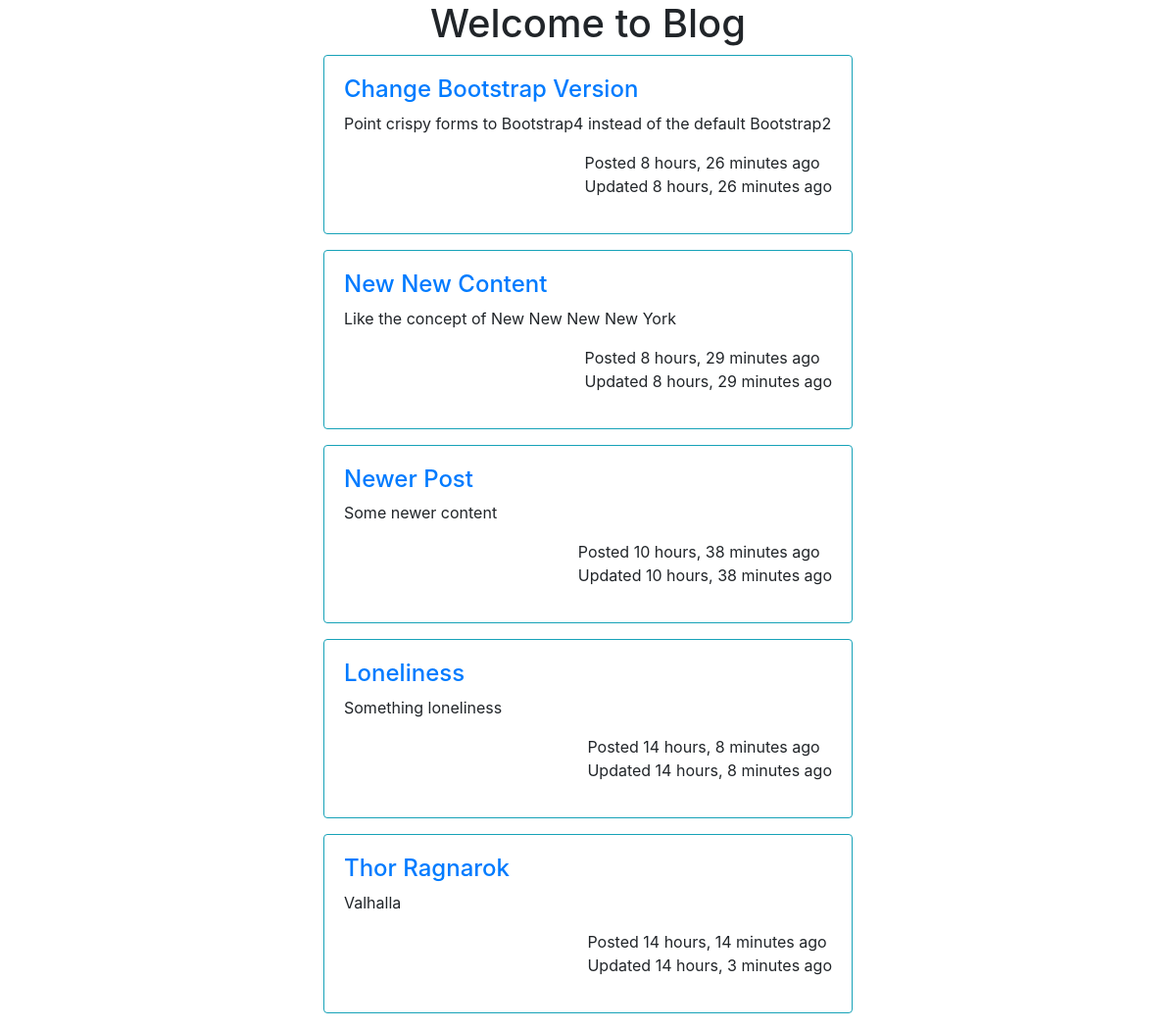
Before: / with the older database file.
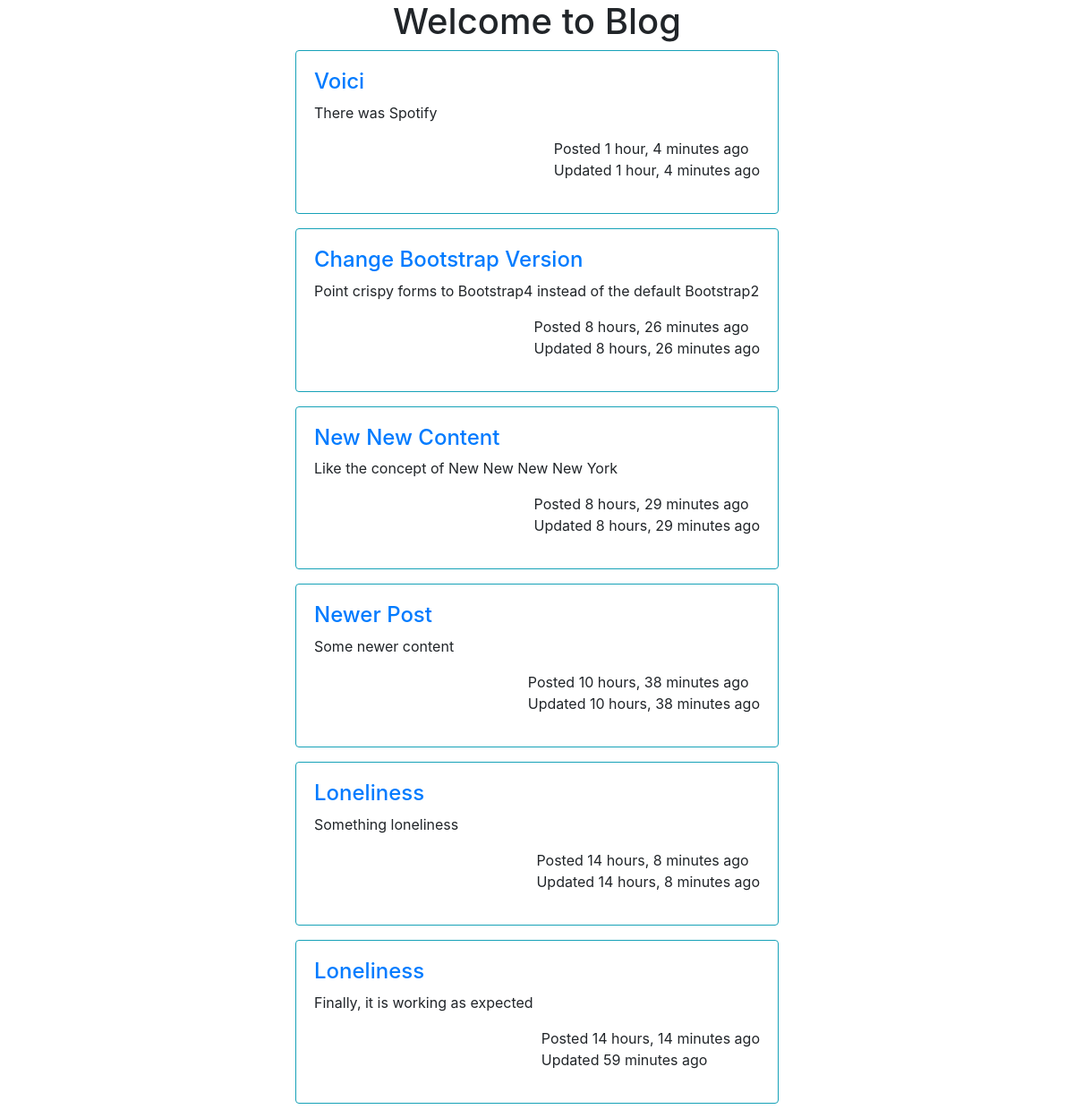
After: the same page with the newer database file.
### blog/models.py (models this page shows, shortened)
class Post(models.Model):
    title = models.CharField(max_length=100)
    content = models.TextField()
    time_stamp = models.DateTimeField(auto_now_add=True)
    updated = models.DateTimeField(auto_now=True)
    def get_absolute_url(self):
        return reverse("blog:details", kwargs={"pk": self.pk})

### blog/views.py (the view)
# urls.py: path('', views.posts_home, name='posts_home'),
def posts_home(request):
    posts = Post.objects.all().order_by('-id')
    context = {
        'posts':posts
    }
    return render(request, 'blog/home.html', context)

### blog/templates/blog/home.html
{% extends 'blog/base.html' %}
{% block content %}
    <div class="container">
        <h1 class="text-center">Welcome to Blog</h1>
        {% for post in posts %}
        <div class="row">
            <div class="col-md-3"></div>
            <div class="col-md-6">
                <div class="card border-info mb-3">
                    <div class="card-body">
                        <h4><a href="{{post.get_absolute_url}}">{{post.title}}</a></h4>
                        <p>{{post.content}}</p>
                        <p style="float: right;">Posted {{post.time_stamp|timesince}} ago</br>Updated {{post.updated|timesince}} ago</p>
                    </div>
                </div>
            </div>
            <div class="col-md-3"></div>
        </div>
        {% endfor %}
    </div>
{% endblock %}

Changed rows visible on the page:
added Post: title "Voici", content "There was Spotify", time_stamp "1 hour, 4 minutes", updated "1 hour, 4 minutes"
changed Post: title "Thor Ragnarok" → "Loneliness"; content "Valhalla" → "Finally, it is working as expected"; updated "14 hours, 3 minutes" → "59 minutes"
